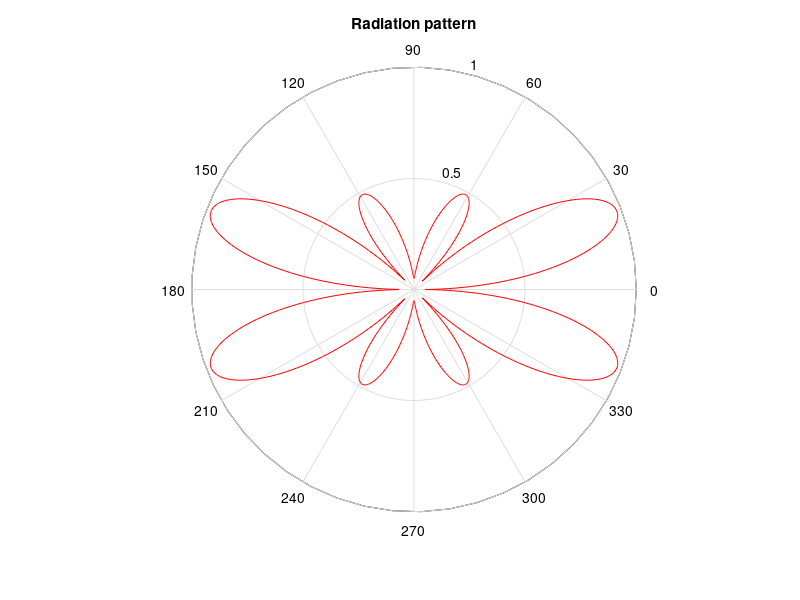

This figure's MATLAB source:
% Day 039 · Polar Plots — An antenna-like radiation pattern
% Run: open this file in MATLAB and press Run (or type example_2 in the Command Window)

theta = linspace(0, 2*pi, 720);
pattern = abs(cos(theta) .* sin(4*theta)) + 0.05;   % a made-up multi-lobe pattern
polar(theta, pattern, 'r')
title('Radiation pattern')
[~, k] = max(pattern);
fprintf('Main lobe at %.1f degrees\n', rad2deg(theta(k)));
